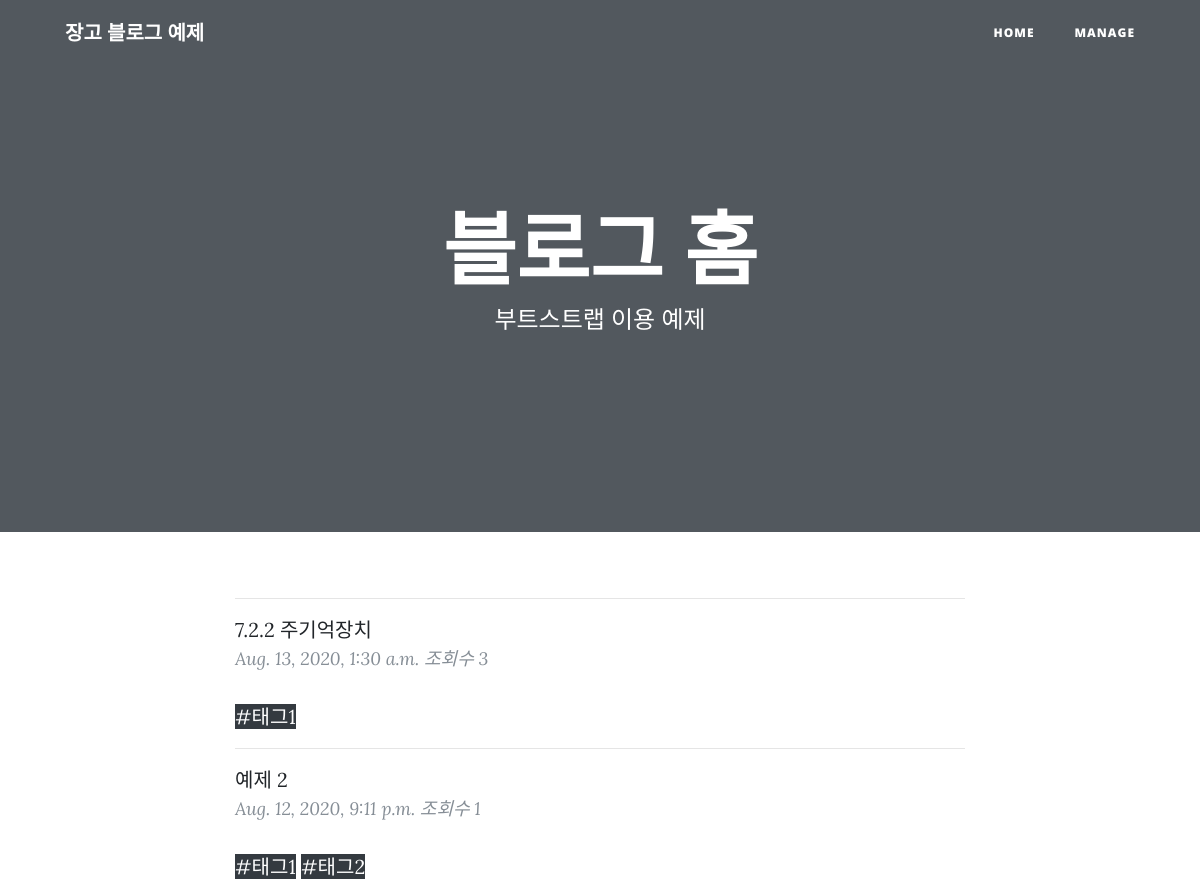
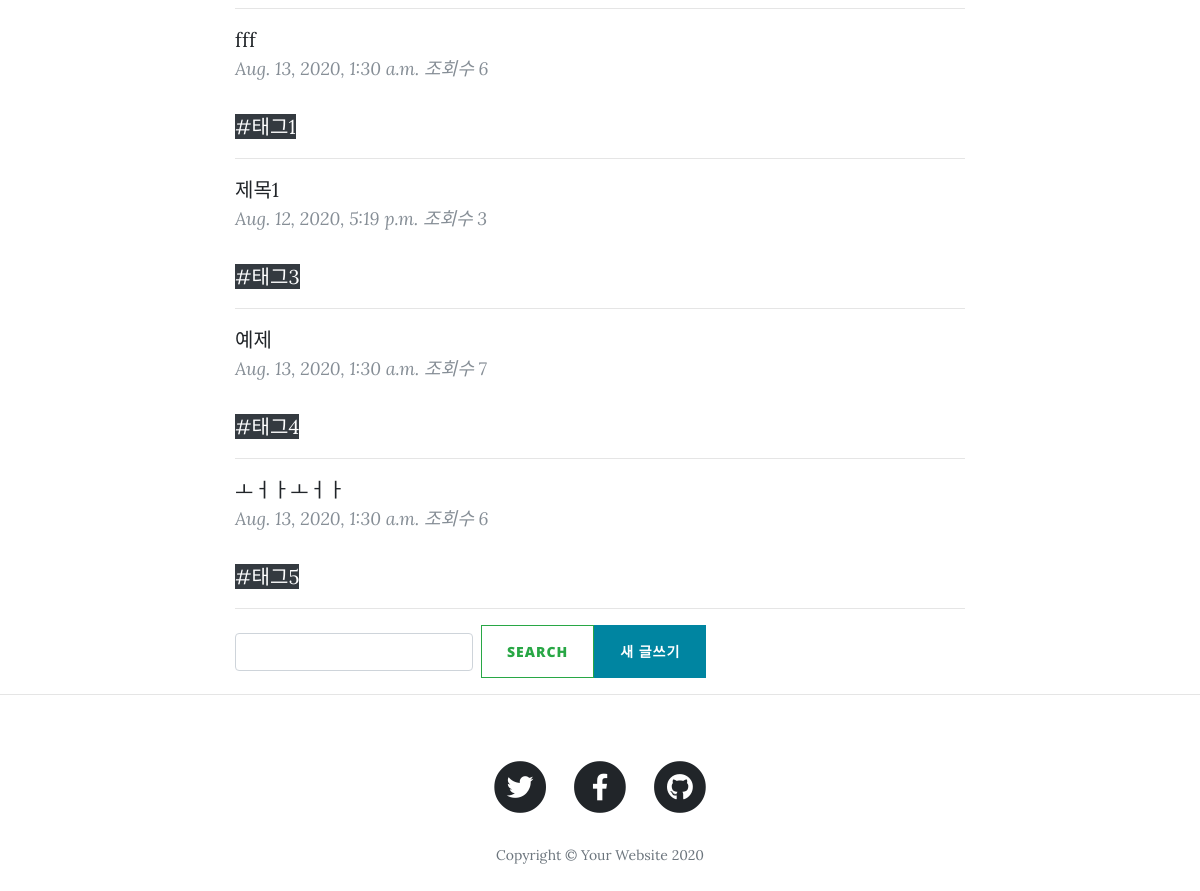
Screenshot of /blog/ with the database file from the repository (2 pictures, top to bottom).
### blog/models.py (models this page shows, shortened)
class Post(models.Model):
    title = models.CharField('TITLE', max_length=50)
    content = models.TextField('CONTENT')
    create_date = models.DateTimeField('Create Date', auto_now_add=True)
    modify_date = models.DateTimeField('Modify Date', auto_now=True)
    img = models.ImageField(blank=True)
    tags = TaggableManager(blank=True)
    hits = models.PositiveIntegerField(default= 0)

### blog/views.py (the view)
# urls.py: path('', index, name='post_index'),
def index(request):
    posts = Post.objects.all().order_by('-create_date');
    return render(request, 'blog/post_index.html', {'posts':posts})

### blog/templates/blog/post_index.html (shortened to what this page needs)
{% extends "blog_base.html" %}
{% block content %}
  <header class="masthead">
    <div class="overlay"></div>
    <div class="container">
      <div class="row">
        <div class="col-lg-8 col-md-10 mx-auto">
          <div class="site-heading">
            <h1>블로그 홈</h1>
            <span class="subheading">부트스트랩 이용 예제</span>
          </div>
        </div>
      </div>
    </div>
  </header>
  <div class="container">
    <div class="row">
      <div class="col-lg-8 col-md-10 mx-auto">
        <hr>
        {% for post in posts %}
        <div class="post-preview">
          <a href="{% url 'post_detail' post.id %}">{{ post.title }}</a>
          <p class="post-meta">{{ post.modify_date }} 조회수 {{ post.hits }}</p>
          {% for tag in post.tags.all %}
            <span class="bage badge-dark"><a href="{% url 'tagged_post_list' tag.name %}" style="color: white;">#{{ tag.name }}</a></span>
          {% endfor %}
        </div>
        <hr>
        {% endfor %}
        <form class="form-inline my-2 my-lg-0" action="{% url 'post_search' %}" method="post">
          <input class="form-control mr-sm-2" type="search" name="q" value="{{q}}">
          <button class="btn btn-outline-success my-2 my-sm-0" type="submit">Search</button>
          <div class="clearfix">
            <a class="btn btn-primary float-right" href="{% url 'post_new' %}">새 글쓰기</a>
          </div>
        </form>
      </div>
    </div>
  </div>
  <hr>
{% endblock %}

### rows the page displays
Post: title "7.2.2 주기억장치", modify_date "Aug. 13, 2020, 1:30 a.m.", hits "3"
Tag: name "태그1"
Post: title "예제 2", modify_date "Aug. 12, 2020, 9:11 p.m.", hits "1"
Tag: name "태그2"
Post: title "fff", modify_date "Aug. 13, 2020, 1:30 a.m.", hits "6"
Post: title "제목1", modify_date "Aug. 12, 2020, 5:19 p.m.", hits "3"
Tag: name "태그3"
Post: title "예제", modify_date "Aug. 13, 2020, 1:30 a.m.", hits "7"
Tag: name "태그4"
Post: title "ㅗㅓㅏㅗㅓㅏ", modify_date "Aug. 13, 2020, 1:30 a.m.", hits "6"
Tag: name "태그5"
